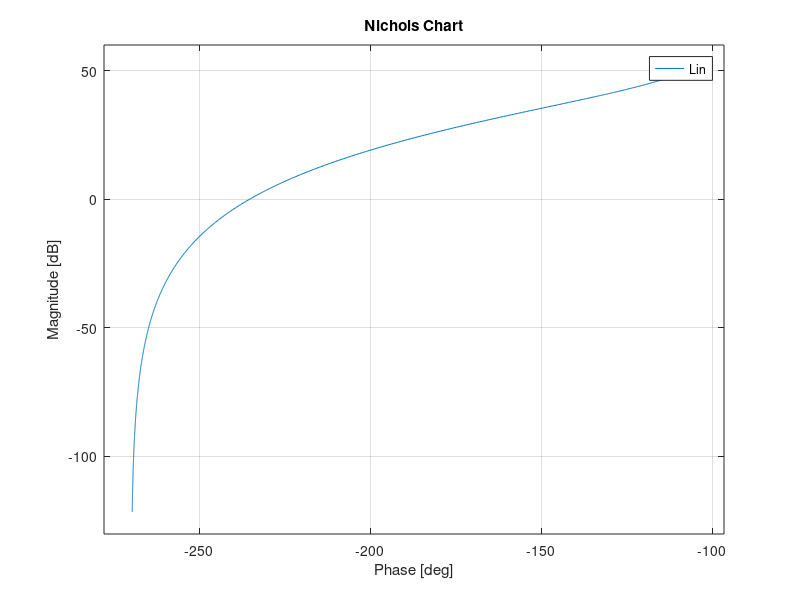

MATLAB code to generate this figure: (Note: this script raises an error after producing the figure.)
s=tf('s');
Gp=375200/(s^3+575*s^2+70000*s);
pole(Gp);
Kp=375200/70000;
Gs=3;
Ga=6650;
Gd=1;
Gr=1;
Da0=1.5*10^-2;
as=3*10^-1;

wsm=5000;
Kd=3;
R0=1;

Gf=1/(Kd*Gs);

MTHF=10^-2*Gs/as;
MTHFdb=20*log10(MTHF);

wh=wsm*10^(MTHFdb/40);

ts5=0.00648;
alpha=0.05;

smor=sqrt(log(0.11)^2/(pi^2+log(0.11)^2));
Tp=1/(2*smor*sqrt(1-smor^2));
Tpdb=20*log10(Tp);
Sp=2*smor*sqrt(2+4*smor^2+2*sqrt(1+8*smor^2))/(sqrt(1+8*smor^2)+4*smor^2-1);
Spdb=20*log10(Sp);
wcMIN2=-log(alpha)*sqrt(sqrt(1+4*smor^4)-2*smor^2)/smor/ts5;

Kc=1;
Gc=Kc;

Lin=minreal(zpk(Kc*Ga*Gp*Gs*Gf));

figure(1)
nichols(Lin)
hold on

figure(1)
myngridst(Tp,Sp)
hold on
wcdes=600;

md=16;
wnormd=1.5;
zd=wcdes/wnormd;

Rd=(1+s/zd)/(1+s/(md*zd));

Gc=Gc*Rd;

Lin=minreal(zpk(Gc*Ga*Gp*Gs*Gf));

% figure(1)
% nichols(Lin)
% hold on

md1=8;
wnormd1=2.9;
zd1=wcdes/wnormd1;

Rd1=(1+s/zd1)/(1+s/(md1*zd1));

Gc=Gc*Rd1;

Lin=minreal(zpk(Gc*Ga*Gp*Gs*Gf));

figure(1)
nichols(Lin)
hold on

Kc=10^(-24.064/20);

Gc=Gc*Kc;


Lfin=minreal(zpk(Gc*Ga*Gp*Gs*Gf));

figure(1)
nichols(Lfin)
hold on

T=Lfin/(1+Lfin);
time=[0:0.01/100,0.1];
figure(2)
step(T/(Gs*Gf),time)
hold on

[mgt,pht]=bode(T,wsm);
mgt
MTHF